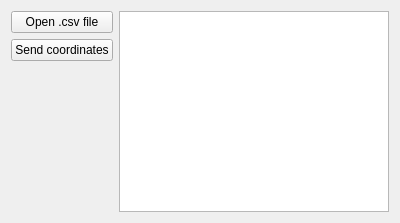
<?xml version="1.0" encoding="UTF-8"?>
<ui version="4.0">
 <class>Form</class>
 <widget class="QWidget" name="Form">
  <property name="geometry">
   <rect>
    <x>0</x>
    <y>0</y>
    <width>400</width>
    <height>223</height>
   </rect>
  </property>
  <property name="windowTitle">
   <string>Open file</string>
  </property>
  <layout class="QGridLayout" name="gridLayout">
   <item row="0" column="0">
    <layout class="QVBoxLayout" name="verticalLayout">
     <item>
      <widget class="QPushButton" name="button_openfile">
       <property name="text">
        <string>Open .csv file</string>
       </property>
      </widget>
     </item>
     <item>
      <widget class="QPushButton" name="button_send">
       <property name="text">
        <string>Send coordinates</string>
       </property>
      </widget>
     </item>
    </layout>
   </item>
   <item row="1" column="0">
    <spacer name="verticalSpacer">
     <property name="orientation">
      <enum>Qt::Vertical</enum>
     </property>
     <property name="sizeHint" stdset="0">
      <size>
       <width>20</width>
       <height>40</height>
      </size>
     </property>
    </spacer>
   </item>
   <item row="0" column="1" rowspan="2">
    <widget class="QTextEdit" name="textEdit"/>
   </item>
  </layout>
 </widget>
 <resources/>
 <connections/>
</ui>
